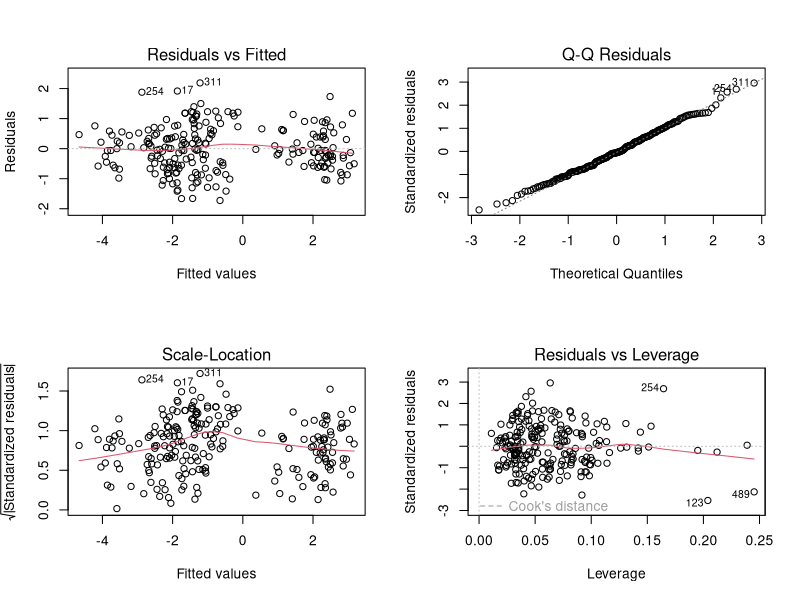

R code for this plot:
## ---- chunk 1
library(MASS)
dim(Boston)
Boston$logcrim = log(Boston$crim) # create log transform of crim
summary(Boston)
set.seed(12345)
train = runif(nrow(Boston))<.5 # pick train/test split
## ---- chunk 2
table(train)
prop.table(table(train))
## ---- chunk 3
fit <- lm(logcrim ~ . - crim, data=Boston, subset=train)

test_pred <- predict(fit, newdata=Boston[!train,])
test_mse <- mean((Boston$logcrim[!train] - test_pred)^2)

par(mfrow=c(2,2))
plot(fit)
## ---- chunk 4
backward_model <- step(fit, direction="backward")

backward_pred <- predict(backward_model, newdata=Boston[!train,])
backward_mse <- mean((Boston$logcrim[!train] - backward_pred)^2)
print(backward_mse)
## ---- chunk 5
library(glmnet)

# Prepare data for glmnet (requires matrix form)
x_train <- model.matrix(logcrim ~ . - crim, data=Boston[train,])
y_train <- Boston$logcrim[train]
x_test <- model.matrix(logcrim ~ . - crim, data=Boston[!train,])

# Fit ridge regression with cross-validation
ridge_cv <- cv.glmnet(x_train, y_train, alpha=0)

# Get optimal lambda
best_lambda_ridge <- ridge_cv$lambda.min

# Predict on test set
ridge_pred <- predict(ridge_cv, s=best_lambda_ridge, newx=x_test)
ridge_mse <- mean((Boston$logcrim[!train] - ridge_pred)^2)
print(ridge_mse)

## ---- chunk 6
# Fit lasso regression with cross-validation
lasso_cv <- cv.glmnet(x_train, y_train, alpha=1)

# Get optimal lambda
best_lambda_lasso <- lasso_cv$lambda.min

# Predict on test set
lasso_pred <- predict(lasso_cv, s=best_lambda_lasso, newx=x_test)
lasso_mse <- mean((Boston$logcrim[!train] - lasso_pred)^2)
print(lasso_mse)

## ---- chunk 7
Boston$log_tax <- log(Boston$tax)  # Right skewed
Boston$log_rad <- log(Boston$rad + 1)
Boston$sqrt_zn <- sqrt(Boston$zn + 1)    
Boston$sqrt_lstat <- sqrt(Boston$lstat)  

max_age <- max(Boston$age) # Change skew to do log transformation
Boston$log_reflected_age <- log(max_age - Boston$age + 1)

# Cubic transformations
Boston$nox3 <- Boston$nox^3
Boston$rm3 <- Boston$rm^3

# Interaction
Boston$sqrt_lstat_rm <- Boston$sqrt_lstat * Boston$rm

## ---- chunk 8
full_model_transformed <- lm(logcrim ~ . - crim, data=Boston, subset=train)
backward_model_transformed <- step(full_model_transformed, direction="backward")
backward_pred_transformed <- predict(backward_model_transformed, newdata=Boston[!train,])
backward_mse_transformed <- mean((Boston$logcrim[!train] - backward_pred_transformed)^2)
print(backward_mse_transformed)

## ---- chunk 9
x_train_transformed <- model.matrix(logcrim ~ . - crim, data=Boston[train,])
x_test_transformed <- model.matrix(logcrim ~ . - crim, data=Boston[!train,])

# Ridge
ridge_cv_transformed <- cv.glmnet(x_train_transformed, y_train, alpha=0)
ridge_pred_transformed <- predict(ridge_cv_transformed, s=ridge_cv_transformed$lambda.min, newx=x_test_transformed)
ridge_mse_transformed <- mean((Boston$logcrim[!train] - ridge_pred_transformed)^2)
print(ridge_mse_transformed)

# Lasso
lasso_cv_transformed <- cv.glmnet(x_train_transformed, y_train, alpha=1)
lasso_pred_transformed <- predict(lasso_cv_transformed, s=lasso_cv_transformed$lambda.min, newx=x_test_transformed)
lasso_mse_transformed <- mean((Boston$logcrim[!train] - lasso_pred_transformed)^2)
print(lasso_mse_transformed)

## ---- chunk 10
print(coef(backward_model_transformed))
print(coef(lasso_cv_transformed, s=lasso_cv_transformed$lambda.min))
## ---- chunk 11


